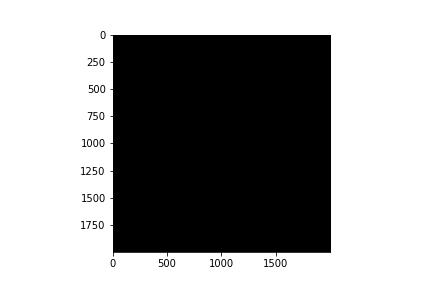

Python code for this plot:
import numpy as np
from numpy.linalg import norm
import time

def Polar(C):
    U, S, V = np.linalg.svd(C)
    W = np.dot(U, V.T)
    # transform S into a diagonal matrix
    S = np.diag(S)
    P = np.dot(np.dot(V, S), V.T)
    return W, P

def QR_CP(Y):
    B = Y.astype(float)
    m, n = B.shape
    Q = np.zeros((m, n))
    bmax = B[:, 0]
    flag = 0

    for i in range(1, n):
        if norm(bmax) < norm(B[:, i]):
            bmax = B[:, i]
            flag = i

    B[:, flag] = B[:, 0]
    B[:, 0] = bmax
    Q[:, 0] = B[:, 0] / norm(B[:, 0])

    for j in range(1, n):
        bmax2 = np.zeros((m, 1))
        flag2 = j
        

        for i in range(j):
            
            temp = np.dot(Q[:, i].T, B[:, j]) * Q[:, i]

            # reshape temp to (m, 1)
            temp = np.reshape(temp, (m, 1))
            
            bmax2 += temp
            #print(bmax2.shape)
            # bmax2 += np.dot(Q[:, i].T, B[:, j]) * Q[:, i]
            #for i in range(j):
            #bmax2 += np.outer(Q[:, i], np.squeeze(B[:, j]))
        
        bmax2 = np.reshape(B[:, j], (m,1)) - bmax2
        

        for u in range(j + 1, n):
            c = np.zeros((m, 1))

            for i in range(j):
                c += np.reshape((np.dot(Q[:, i].T, B[:, u]) * Q[:, i]), (m,1))

            if norm(bmax2) < norm(B[:, u] - c):
                bmax2 = np.reshape(B[:, u],(m, 1)) - c
                flag2 = u

        d = B[:, flag2]
        B[:, flag2] = B[:, j]
        B[:, j] = d
        Q[:, j] = np.squeeze(bmax2) / norm(bmax2)
        #bmax2 / norm(bmax2)

    return Q

def S_tau(D, tau):
    n = D.shape[0]
    S_D = np.zeros((n, n))
    for i in range(n):
        S_D[i, i] = np.sign(D[i, i]) * max([abs(D[i, i] - tau), 0])
    return S_D

def Helper(A, tau, l, p, Q):
    for i in range(2):
        Q, R = np.linalg.qr(np.dot(A, np.dot(A.T, Q)))
        Q = Q[:, :R.shape[1]]
        R = R[:R.shape[1], :]

    H, C = np.linalg.qr(np.dot(A.T, Q))
    H = H[:, :C.shape[1]]
    C = C[:C.shape[1], :]
    W, P = Polar(C)
    D, V = np.linalg.eig(P)
    D = np.diag(D)
    X = np.dot(np.dot(Q, V), S_tau(D, tau))
    X = np.dot(X, np.dot(np.dot(H, W), V).T)
    Q = np.dot(Q, V)
    return X, Q

def PartialOrthogonalization(Q, Y):
    A = np.hstack((Q, Y))
    m, n = A.shape
    for i in range(Q.shape[1], n):
        while np.linalg.matrix_rank(A[:, :i]) != min(A[:, :i].shape):
            A[:, i] = np.random.rand(m, 1)
    Q = A
    R = np.zeros((n, n))
    for i in range(n):
        Q[:, i] = A[:, i]
    for i in range(Q.shape[1], n):
        R[i, i] = np.linalg.norm(Q[:, i], 2)
        Q[:, i] = Q[:, i] / R[i, i]
        for j in range(i + 1, n):
            R[i, j] = np.dot(Q[:, i].T, Q[:, j])
            Q[:, j] = Q[:, j] - R[i, j] * Q[:, i]
    return Q

def FRSVT(A, tau=None, l=None, p=None):
    import time
    tic = time.time()

    if A is None:
        # Read an image if A is not provided
        import cv2
        A = cv2.imread('1.jpg', cv2.IMREAD_GRAYSCALE).astype(float)

    if tau is None:
        tau = 1 / np.linalg.norm(A, 2)
    if l is None:
        l = 20
    if p is None:
        p = 10

    if A.shape[0] < A.shape[1]:
        A = A.T

    m, n = A.shape
    Omega = np.random.randn(n, l)
    Y = np.dot(A, Omega)
    print(Y.shape)
    Q = QR_CP(Y)
    X, Q = Helper(A, tau, l, p, Q)

    Omega = np.random.randn(n, p)
    Y = np.dot(A, Omega)
    Q = PartialOrthogonalization(Q, Y)
    X, Q = Helper(A, tau, l, p, Q)

    toc = time.time()
    print("Elapsed Time:", toc - tic)

    # save image
    import matplotlib.pyplot as plt
    plt.imshow(np.uint8(X), cmap='gray')
    # save
    plt.savefig('Q.jpg')
    

import numpy as np
import cv2
import matplotlib.pyplot as plt

def TestSVD():
    A = cv2.imread('1.jpg', cv2.IMREAD_GRAYSCALE).astype(float)
    I = A.copy()
    plt.imshow(np.uint8(A), cmap='gray')
    plt.show()

    tic = time.time()

    S, V, D = np.linalg.svd(I)

    toc = time.time()
    print("Elapsed Time:", toc - tic)
    plt.imshow(np.uint8(I), cmap='gray')
    plt.show()

    k = 10
    reconstructed_image = np.dot(np.dot(S[:, :k], np.diag(V[:k])), D[:, :k].T)
    plt.imshow(np.uint8(reconstructed_image), cmap='gray')
    plt.show()

# Call the test function
TestSVD()

A = cv2.imread('1.jpg', cv2.IMREAD_GRAYSCALE).astype(float)

FRSVT(A)


import numpy as np
import logging

from sklearn.utils.extmath import randomized_svd, svd_flip
from scipy.sparse.linalg import svds
from numpy.linalg import norm

import matplotlib.pyplot as plt
import numpy as np
from numpy import linalg as la
import time
import os


def variance_scaled_ls_probs(m, n, A):
    # populates array with the row-norms squared of matrix A
    row_norms = np.zeros(m)
    for i in range(m):
        row_norms[i] = np.abs(la.norm(A[i, :]))**2

    # Frobenius norm of A
    A_Frobenius = np.sqrt(np.sum(row_norms))

    LS_prob_rows = np.zeros(m)

    # normalized length-square row probability distribution
    for i in range(m):
        LS_prob_rows[i] = row_norms[i] / A_Frobenius**2

    LS_prob_columns = np.zeros((m, n))

    # populates array with length-square column probability distributions
    # LS_prob_columns[i]: LS probability distribution for selecting columns from row A[i]
    for i in range(m):
        LS_prob_columns[i, :] = [np.abs(k)**2 / row_norms[i] for k in A[i, :]]

    # New part: compute variances and adjust the probabilities
    row_vars = np.var(A, axis=1)  # row variances
    col_vars = np.var(A, axis=0)  # column variances

    row_adj = 1 / (1 + row_vars)  # adjust row probabilities - lower for high variance
    col_adj = 1 / (1 + col_vars)  # adjust column probabilities - lower for high variance

    LS_prob_rows *= row_adj  # adjust row probabilities
    LS_prob_rows /= np.sum(LS_prob_rows)  # renormalize

    for i in range(m):
        LS_prob_columns[i, :] *= col_adj  # adjust column probabilities
        LS_prob_columns[i, :] /= np.sum(LS_prob_columns[i, :])  # renormalize each row

    return row_norms, LS_prob_rows, LS_prob_columns, A_Frobenius



def ls_probs(m, n, A):

    r"""Function generating the length-squared (LS) probability distributions for sampling matrix A.

    Args:
        m (int): number of rows of matrix A
        n (int): row n of columns of matrix A
        A (array[complex]): most general case is a rectangular complex matrix

    Returns:
        tuple: Tuple containing the row-norms, LS probability distributions for rows and columns,
        and Frobenius norm.
    """

    # populates array with the row-norms squared of matrix A
    row_norms = np.zeros(m)
    for i in range(m):
        row_norms[i] = np.abs(la.norm(A[i, :]))**2

    # Frobenius norm of A
    A_Frobenius = np.sqrt(np.sum(row_norms))

    LS_prob_rows = np.zeros(m)

    # normalized length-square row probability distribution
    for i in range(m):
        LS_prob_rows[i] = row_norms[i] / A_Frobenius**2

    LS_prob_columns = np.zeros((m, n))

    # populates array with length-square column probability distributions
    # LS_prob_columns[i]: LS probability distribution for selecting columns from row A[i]
    for i in range(m):
        LS_prob_columns[i, :] = [np.abs(k)**2 / row_norms[i] for k in A[i, :]]

    return row_norms, LS_prob_rows, LS_prob_columns, A_Frobenius


def sample_C(A, m, n, r, c, row_norms, LS_prob_rows, LS_prob_columns, A_Frobenius):

    r"""Function used to generate matrix C by performing LS sampling of rows and columns of matrix A.

    Args:
        A (array[complex]): rectangular, in general, complex matrix
        m (int): number of rows of matrix A
        n (int): number of columns of matrix A
        r (int): number of sampled rows
        c (int): number of sampled columns
        row_norms (array[float]): norm of the rows of matrix A
        LS_prob_rows (array[float]): row LS probability distribution of matrix A
        LS_prob_columns (array[float]): column LS probability distribution of matrix A
        A_Frobenius (float): Frobenius norm of matrix A

    Returns:
        tuple: Tuple containing the singular values (sigma), left- (w) and right-singular vectors (vh) of matrix C,
        the sampled rows (rows), the column LS prob. distribution (LS_prob_columns_R) of matrix R and split running
        times for the FKV algorithm.
    """

    tic = time.time()
    # sample row indices from row length_square distribution
    rows = np.random.choice(m, r, replace=True, p=LS_prob_rows)

    columns = np.zeros(c, dtype=int)
    # sample column indices
    for j in range(c):
        # sample row index uniformly at random
        i = np.random.choice(rows, replace=True)
        # sample column from length-square distribution of row A[i]
        columns[j] = np.random.choice(n, 1, p=LS_prob_columns[i])

    toc = time.time()
    rt_sampling_C = toc - tic

    # building the lenght-squared distribution to sample columns from matrix R
    R_row = np.zeros(n)
    LS_prob_columns_R = np.zeros((r, n))

    tic = time.time()
    # creates empty array for R and C matrices. We treat R as r x c here, since we only need columns later
    R_C = np.zeros((r, c))
    C = np.zeros((r, c))

    # populates array for matrix R with the submatrix of A defined by sampled rows/columns
    for s in range(r):
        for t in range(c):
            R_C[s, t] = A[rows[s], columns[t]]

        # renormalize each row of R
        R_C[s,:] = R_C[s,:] * A_Frobenius / (np.sqrt(r) * np.sqrt(row_norms[rows[s]]))

    # creates empty array of column norms
    column_norms = np.zeros(c)

    # computes column Euclidean norms
    for t in range(c):
        for s in range(r):
            column_norms[t] += np.abs(R_C[s, t])**2

    # renormalize columns of C
    for t in range(c):
        C[:, t] = R_C[:, t] * (A_Frobenius / np.sqrt(column_norms[t])) / np.sqrt(c)

    return C, rows, columns


def quantum_inspired_FRSVT(A, tau=None, l=None, p=None):
    import time
    
    if A is None:
        # Read an image if A is not provided
        import cv2
        A = cv2.imread('1.jpg', cv2.IMREAD_GRAYSCALE).astype(float)

    if tau is None:
        tau = 1 / np.linalg.norm(A, 2)
    if l is None:
        l = 20
    if p is None:
        p = 10

    if A.shape[0] < A.shape[1]:
        A = A.T

    row_norms, LS_prob_rows, LS_prob_columns, A_Frobenius =  ls_probs(A.shape[0], A.shape[1], A)

    tic = time.time()

    m, n = A.shape
    Y, rows, columns = sample_C(A, A.shape[0], A.shape[1], m, l, row_norms, LS_prob_rows, LS_prob_columns, A_Frobenius)
    print(Y.shape)
    Q = QR_CP(Y)
    X, Q = Helper(A, tau, l, p, Q)

    Y, rows, columns = sample_C(A, A.shape[0], A.shape[1], m, p, row_norms, LS_prob_rows, LS_prob_columns, A_Frobenius)
    Q = PartialOrthogonalization(Q, Y)
    X, Q = Helper(A, tau, l, p, Q)

    toc = time.time()
    print("Elapsed Time:", toc - tic)

    # save image
    import matplotlib.pyplot as plt
    plt.imshow(np.uint8(X), cmap='gray')
    # save
    plt.savefig('Inspired_Q.jpg')
    
quantum_inspired_FRSVT(A)